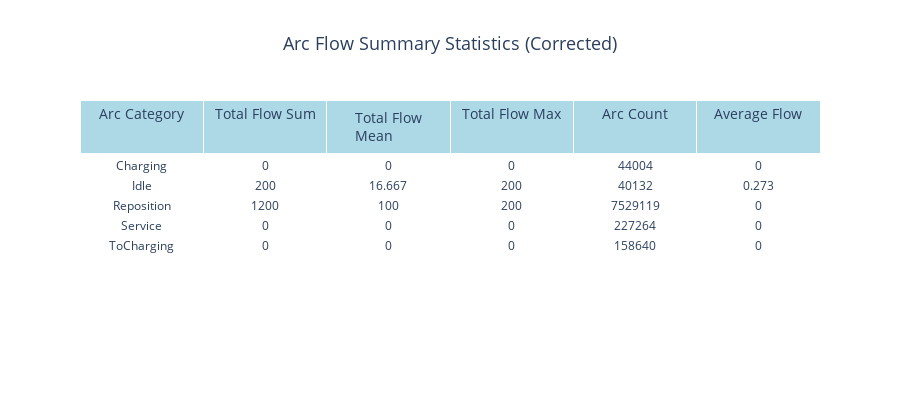

The code cell stored with this chart in its notebook:
### Code cell
# 创建流量摘要表格（修正版）
summary = aggregated.groupby('arc_category').agg({
    'total_flow': ['sum', 'mean', 'max'],
    'arc_count': 'sum',
    'avg_flow': 'mean'
}).round(3)

# 扁平化列名
summary.columns = ['Total_Flow_Sum', 'Total_Flow_Mean', 'Total_Flow_Max', 
                  'Arc_Count_Sum', 'Avg_Flow_Mean']

# 重置索引
summary = summary.reset_index()

print("Arc Flow Summary Statistics (Corrected):")
print("=" * 50)
print(summary.to_string(index=False))

# 创建表格图
fig_table = go.Figure(data=[go.Table(
    header=dict(
        values=['Arc Category', 'Total Flow Sum', 'Total Flow Mean', 
               'Total Flow Max', 'Arc Count', 'Average Flow'],
        fill_color='lightblue',
        align='center',
        font=dict(size=14)
    ),
    cells=dict(
        values=[
            summary['arc_category'],
            summary['Total_Flow_Sum'],
            summary['Total_Flow_Mean'],
            summary['Total_Flow_Max'],
            summary['Arc_Count_Sum'],
            summary['Avg_Flow_Mean']
        ],
        fill_color='white',
        align='center',
        font=dict(size=12)
    )
)])

fig_table.update_layout(
    title={
        'text': 'Arc Flow Summary Statistics (Corrected)',
        'x': 0.5,
        'xanchor': 'center',
        'font': {'size': 18}
    },
    height=400
)

fig_table.show()

### Figure 1 — Plotly figure (JSON) as saved in the notebook; plotly's stock layout.template omitted (floating-point values rounded to 4 significant figures)
{"data": [{"cells": {"align": "center", "fill": {"color": "white"}, "font": {"size": 12}, "values": [["Charging", "Idle", "Reposition", "Service", "ToCharging"], [0, 200, 1200, 0, 0], [0, 16.67, 100, 0, 0], [0, 200, 200, 0, 0], [44004, 40132, 7529119, 227264, 158640], [0, 0.273, 0, 0, 0]]}, "header": {"align": "center", "fill": {"color": "lightblue"}, "font": {"size": 14}, "values": ["Arc Category", "Total Flow Sum", "Total Flow Mean", "Total Flow Max", "Arc Count", "Average Flow"]}, "type": "table"}], "layout": {"height": 400, "title": {"font": {"size": 18}, "text": "Arc Flow Summary Statistics (Corrected)", "x": 0.5, "xanchor": "center"}}}
